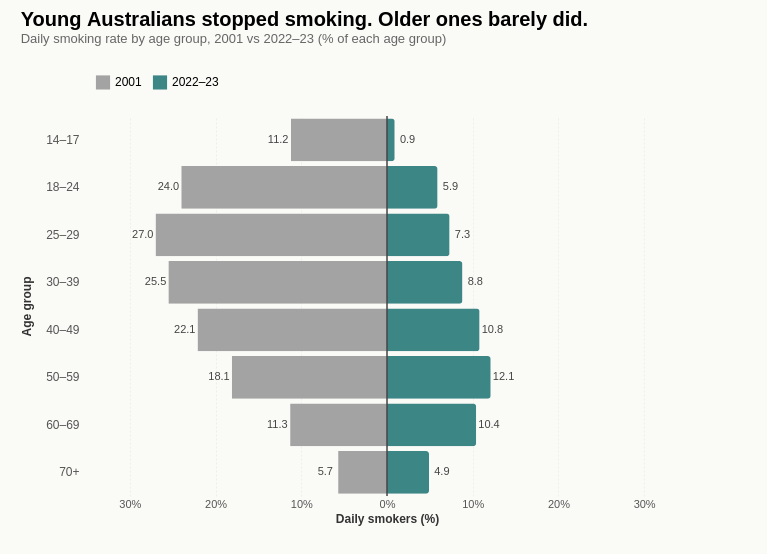

Vega-Lite specification stored for this chart:
### Vega-Lite specification from a JSON file in a GitHub repository (floating-point values rounded to 4 significant figures)
{"$schema": "https://vega.github.io/schema/vega-lite/v5.json", "title": {"text": "Young Australians stopped smoking. Older ones barely did.", "subtitle": "Daily smoking rate by age group, 2001 vs 2022–23 (% of each age group)", "anchor": "start", "fontSize": 20, "subtitleFontSize": 13, "subtitleColor": "#666", "offset": 20}, "config": {"view": {"stroke": null}, "font": "sans-serif"}, "background": "#FAFAF7", "width": 600, "height": 380, "padding": {"left": 20, "right": 80, "top": 10, "bottom": 30}, "layer": [{"data": {"values": [{"age": "14–17", "year": "2001", "value": 11.2, "value_signed": -11.2}, {"age": "14–17", "year": "2022–23", "value": 0.9, "value_signed": 0.9}, {"age": "18–24", "year": "2001", "value": 24.0, "value_signed": -24.0}, {"age": "18–24", "year": "2022–23", "value": 5.9, "value_signed": 5.9}, {"age": "25–29", "year": "2001", "value": 27.0, "value_signed": -27.0}, {"age": "25–29", "year": "2022–23", "value": 7.3, "value_signed": 7.3}, {"age": "30–39", "year": "2001", "value": 25.5, "value_signed": -25.5}, {"age": "30–39", "year": "2022–23", "value": 8.8, "value_signed": 8.8}, {"age": "40–49", "year": "2001", "value": 22.1, "value_signed": -22.1}, {"age": "40–49", "year": "2022–23", "value": 10.8, "value_signed": 10.8}, {"age": "50–59", "year": "2001", "value": 18.1, "value_signed": -18.1}, {"age": "50–59", "year": "2022–23", "value": 12.1, "value_signed": 12.1}, {"age": "60–69", "year": "2001", "value": 11.3, "value_signed": -11.3}, {"age": "60–69", "year": "2022–23", "value": 10.4, "value_signed": 10.4}, {"age": "70+", "year": "2001", "value": 5.7, "value_signed": -5.7}, {"age": "70+", "year": "2022–23", "value": 4.9, "value_signed": 4.9}]}, "mark": {"type": "bar", "cornerRadiusEnd": 3, "opacity": 0.9}, "encoding": {"y": {"field": "age", "type": "ordinal", "sort": ["14–17", "18–24", "25–29", "30–39", "40–49", "50–59", "60–69", "70+"], "title": "Age group", "axis": {"labelFontSize": 12, "labelColor": "#555", "titleFontSize": 12, "titleColor": "#333", "domain": false, "ticks": false, "labelPadding": 8, "titlePadding": 12}}, "x": {"field": "value_signed", "type": "quantitative", "title": "Daily smokers (%)", "scale": {"domain": [-35, 35]}, "axis": {"values": [-30, -20, -10, 0, 10, 20, 30], "labelExpr": "abs(datum.value) + '%'", "labelFontSize": 11, "labelColor": "#555", "titleFontSize": 12, "titleColor": "#333", "domain": false, "ticks": false, "grid": true, "gridColor": "#EEE", "gridDash": [2, 2]}}, "color": {"field": "year", "type": "nominal", "scale": {"domain": ["2001", "2022–23"], "range": ["#9B9B9B", "#2A7B7B"]}, "legend": {"orient": "top", "title": null, "labelFontSize": 12, "symbolType": "square", "symbolSize": 200, "padding": 8}}, "tooltip": [{"field": "age", "type": "nominal", "title": "Age group"}, {"field": "year", "type": "quantitative", "title": "Year"}, {"field": "value", "type": "quantitative", "title": "Smoking rate (%)"}]}}, {"data": {"values": [{"age": "14–17", "x": -12.7, "value": 11.2, "align": "right"}, {"age": "14–17", "x": 2.4, "value": 0.9, "align": "left"}, {"age": "18–24", "x": -25.5, "value": 24.0, "align": "right"}, {"age": "18–24", "x": 7.4, "value": 5.9, "align": "left"}, {"age": "25–29", "x": -28.5, "value": 27.0, "align": "right"}, {"age": "25–29", "x": 8.8, "value": 7.3, "align": "left"}, {"age": "30–39", "x": -27.0, "value": 25.5, "align": "right"}, {"age": "30–39", "x": 10.3, "value": 8.8, "align": "left"}, {"age": "40–49", "x": -23.6, "value": 22.1, "align": "right"}, {"age": "40–49", "x": 12.3, "value": 10.8, "align": "left"}, {"age": "50–59", "x": -19.6, "value": 18.1, "align": "right"}, {"age": "50–59", "x": 13.6, "value": 12.1, "align": "left"}, {"age": "60–69", "x": -12.8, "value": 11.3, "align": "right"}, {"age": "60–69", "x": 11.9, "value": 10.4, "align": "left"}, {"age": "70+", "x": -7.2, "value": 5.7, "align": "right"}, {"age": "70+", "x": 6.4, "value": 4.9, "align": "left"}]}, "mark": {"type": "text", "fontSize": 11, "fontWeight": 500, "color": "#444"}, "encoding": {"y": {"field": "age", "type": "ordinal", "sort": ["14–17", "18–24", "25–29", "30–39", "40–49", "50–59", "60–69", "70+"]}, "x": {"field": "x", "type": "quantitative"}, "text": {"field": "value", "format": ".1f"}, "align": {"field": "align", "type": "nominal"}}}, {"data": {"values": [{"x": 0}]}, "mark": {"type": "rule", "stroke": "#444", "strokeWidth": 1.5}, "encoding": {"x": {"field": "x", "type": "quantitative"}}}]}
